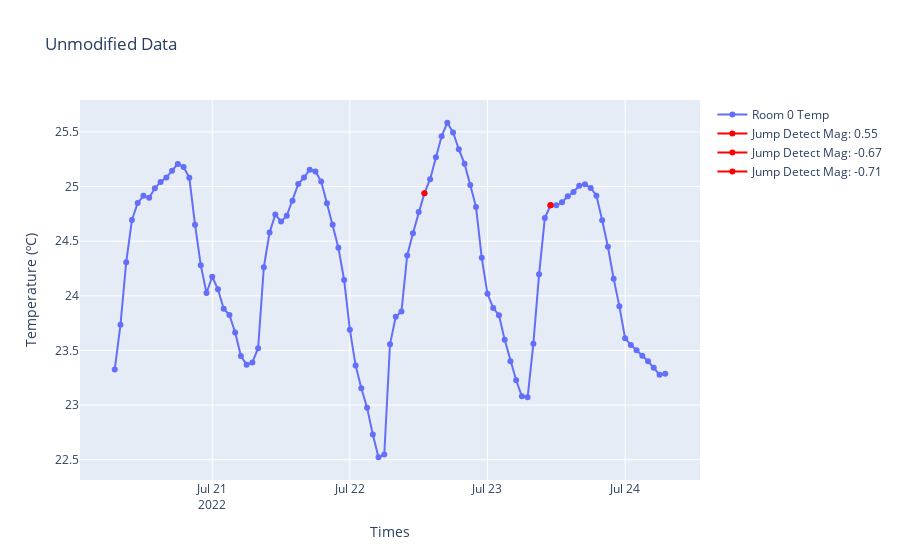

Notebook code for this chart:
### Code cell
fig = go.Figure()
fig.add_trace(go.Scatter(
    x=ts3,
    y=df03["Temp C"], 
    name="Room 0 Temp",
    mode='lines+markers',
    text=ts03
))


for i in res:
    fig.add_trace(go.Scatter(
    x=[df03.iloc[i[0]].name[1]],
    y=[df03.iloc[i[0]]["Temp C"]], 
    name=f"Jump Detect Mag: {np.round(i[1],2)}",
    mode='lines+markers',
    marker_color="red",
    text=f"{i}"
    ))


fig.update_layout(xaxis_title='Times',
                  yaxis_title='Temperature (ºC)',
                  title="Unmodified Data")
